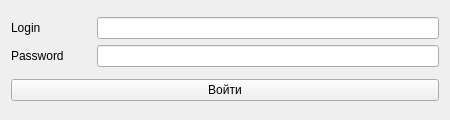
<?xml version="1.0" encoding="UTF-8"?>
<ui version="4.0">
 <class>Form</class>
 <widget class="QWidget" name="Form">
  <property name="geometry">
   <rect>
    <x>0</x>
    <y>0</y>
    <width>450</width>
    <height>120</height>
   </rect>
  </property>
  <property name="maximumSize">
   <size>
    <width>450</width>
    <height>120</height>
   </size>
  </property>
  <property name="windowTitle">
   <string>Форма входа</string>
  </property>
  <layout class="QVBoxLayout" name="verticalLayout_3">
   <item>
    <layout class="QHBoxLayout" name="horizontalLayout">
     <item>
      <layout class="QVBoxLayout" name="verticalLayout">
       <item>
        <widget class="QLabel" name="label">
         <property name="minimumSize">
          <size>
           <width>80</width>
           <height>0</height>
          </size>
         </property>
         <property name="text">
          <string>Login</string>
         </property>
        </widget>
       </item>
       <item>
        <widget class="QLabel" name="label_2">
         <property name="minimumSize">
          <size>
           <width>80</width>
           <height>0</height>
          </size>
         </property>
         <property name="text">
          <string>Password</string>
         </property>
        </widget>
       </item>
      </layout>
     </item>
     <item>
      <layout class="QVBoxLayout" name="verticalLayout_2">
       <item>
        <widget class="QLineEdit" name="lineEdit"/>
       </item>
       <item>
        <widget class="QLineEdit" name="lineEdit_2">
         <property name="echoMode">
          <enum>QLineEdit::EchoMode::Password</enum>
         </property>
        </widget>
       </item>
      </layout>
     </item>
    </layout>
   </item>
   <item>
    <widget class="QPushButton" name="pushButton">
     <property name="text">
      <string>Войти</string>
     </property>
    </widget>
   </item>
  </layout>
 </widget>
 <resources/>
 <connections/>
</ui>
